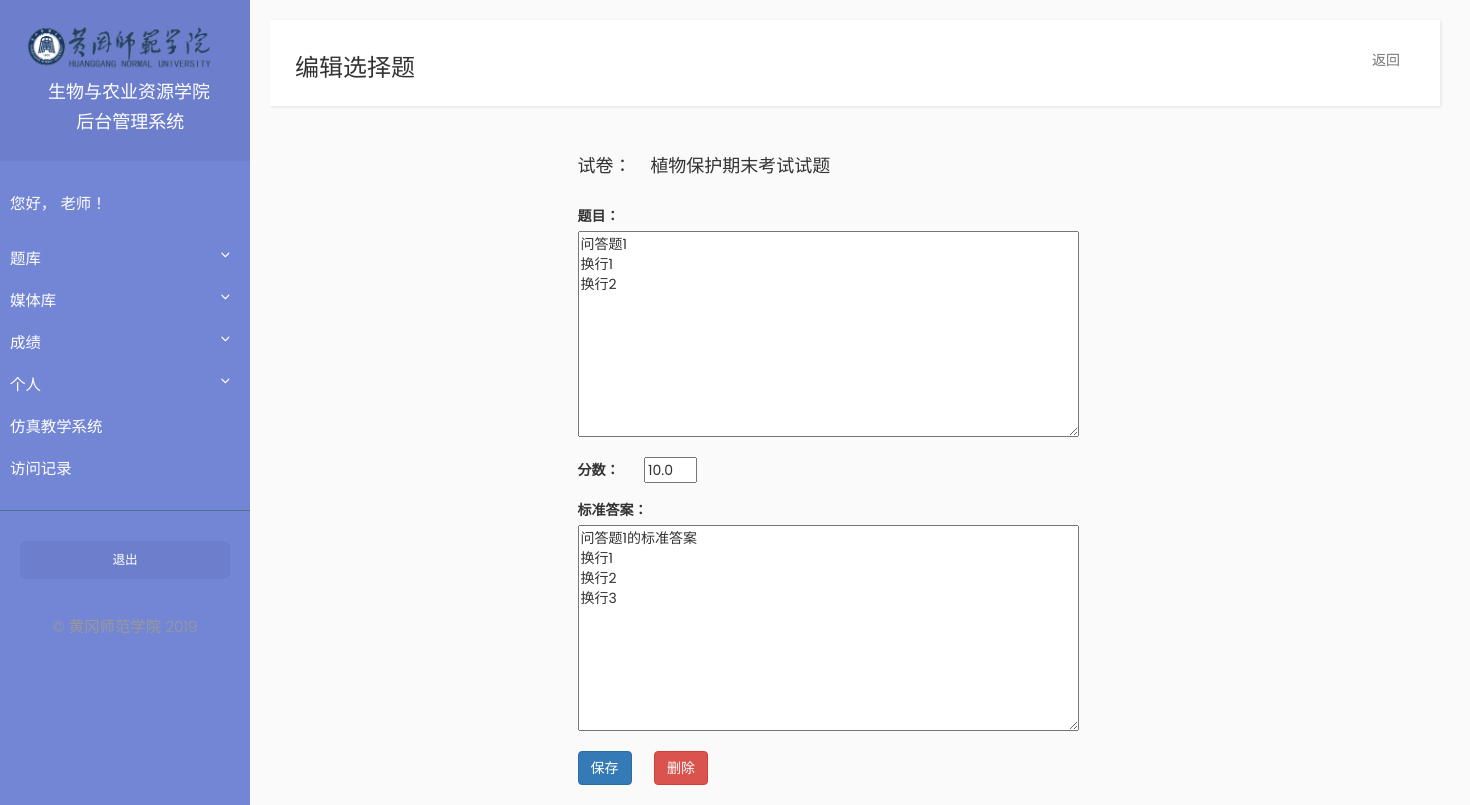
The app's page /examination/modify_essay_question/1 (signed in) with its own data.
### Examination/models.py (models this page shows, shortened)
class Essay_Question(models.Model):
    paper = models.ForeignKey(Paper, on_delete=models.CASCADE, null=True)
    title = models.TextField()
    right_answer = models.TextField()
    point = models.FloatField()
    class Meta:
        db_table = 'essay_question'
        verbose_name = '问答题'
        verbose_name_plural = '问答题'

class Paper(models.Model):
    title = models.CharField(max_length=1000)
    description = models.TextField()
    multiple_choice_question_total_score = models.FloatField(default=0)
    essay_question_total_score = models.FloatField(default=0)
    publish_date = models.DateField(auto_now=True)
    expire_date = models.DateField(default=date.today() + timedelta(days=30))  # default expire date is 30 days from now on
    is_published = models.BooleanField(default=False)
    paper_maker = models.ForeignKey(Teacher, on_delete=models.CASCADE, null=True)
    class Meta:
        db_table = 'paper'
        verbose_name = '试卷'
        verbose_name_plural = '试卷'

### Examination/views.py (the view)
# urls.py: path("modify_essay_question/<int:question_id>", views.modify_essay_question, name="modify_essay_question"),
@login_required
def modify_essay_question(request, question_id):
    try:
        question = Essay_Question.objects.get(pk=question_id)
    except Essay_Question.DoesNotExist:
        raise Http404("Question does not exist")
    if request.method == 'POST':
        form = EssayQuestionForm(request.POST)
        if form.is_valid():
            question.title = form.cleaned_data['title']
            question.point = form.cleaned_data['point']
            question.right_answer = form.cleaned_data['right_answer']
            question.save()
            messages.success(request, '修改成功！')
            return HttpResponseRedirect(reverse('examination:paper_preview', args=[question.paper.pk]))
        else:
            print(form.errors)
    else:
        form = EssayQuestionForm(instance=question)
        context = {'form' : form, 'question' : question}
        return render(request, 'examination/modify_essay_question.html', context=context)

### Examination/forms.py
class EssayQuestionForm(forms.ModelForm):
    class Meta:
        model = Essay_Question
        exclude = ['paper']
        widgets = {'point': forms.NumberInput(attrs={'style': 'width:6ch'}),}

### Examination/templates/examination/modify_essay_question.html (shortened to what this page needs)
{% extends "teacher/base.html" %}
{% block title_block %}
<h3>编辑选择题</h3>
{% endblock %}
{% block navbar_block %}
 <div class="collapse navbar-collapse" id="bs-example-navbar-collapse-1">
    <ul class="nav navbar-nav navbar-right">
        <li><a href="{% url 'examination:paper_preview' question.paper.pk %}" class="hvr-bounce-to-top">返回</a></li>
    </ul>
</div>
{% endblock %}
{% block content_block%}
<div class="container">
    <div class="row">
        <div class="col-md-6 col-md-offset-3">
            <h4>试卷：&nbsp;&nbsp;&nbsp;&nbsp;{{ question.paper.title }}</h4><br>
            <form action="{% url 'examination:modify_essay_question' question.pk %}" method="POST">
                <div class="form-group">
                    <label for="{{ form.title.id_for_label }}">题目：&nbsp;&nbsp;&nbsp;&nbsp;&nbsp;&nbsp;&nbsp;</label>
                    {{ form.title }}
                </div>
                <div class="form-group">
                    <label for="{{ form.point.id_for_label }}">分数：&nbsp;&nbsp;&nbsp;&nbsp;&nbsp;&nbsp;&nbsp;</label>
                    {{ form.point }}
                </div>
                <div class="form-group">
                    <label for="{{ form.right_answer.id_for_label }}">标准答案：&nbsp;&nbsp;&nbsp;&nbsp;&nbsp;&nbsp;&nbsp;</label>
                    {{ form.right_answer }}
                </div>
                <button type="submit" class="btn btn-primary">保存</button>&nbsp;&nbsp;&nbsp;&nbsp;&nbsp;
                <a class="btn btn-danger" href="{% url 'examination:delete_essay_question' question.pk %}">删除</a>&nbsp;&nbsp;&nbsp;&nbsp;&nbsp;
            </form>
        </div>
    </div>
</div>
{% endblock %}

### Basic/static/basic/css/sidebar.css (style rules this page uses)
body { font-family: 'Poppins', sans-serif; background: #fafafa; }
a, a:hover, a:focus { color: inherit; text-decoration: none; transition: all 0.3s; }

### records on screen
Essay_Question: paper "植物保护期末考试试题", title "问答题1 换行1 换行2", point "10.0", right_answer "问答题1的标准答案 换行1 换行2 换行3"
